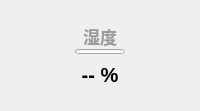
              <widget class="ElevatedCardWidget" name="humidity_card">
               <property name="sizePolicy">
                <sizepolicy hsizetype="Preferred" vsizetype="Preferred">
                 <horstretch>0</horstretch>
                 <verstretch>0</verstretch>
                </sizepolicy>
               </property>
               <property name="minimumSize">
                <size>
                 <width>0</width>
                 <height>60</height>
                </size>
               </property>
               <layout class="QHBoxLayout" name="current_weather_layout_inner_4">
                <property name="spacing">
                 <number>20</number>
                </property>
                <property name="leftMargin">
                 <number>24</number>
                </property>
                <property name="topMargin">
                 <number>24</number>
                </property>
                <property name="rightMargin">
                 <number>24</number>
                </property>
                <property name="bottomMargin">
                 <number>24</number>
                </property>
                <item>
                 <layout class="QVBoxLayout" name="verticalLayout_10">
                  <property name="spacing">
                   <number>9</number>
                  </property>
                  <item>
                   <layout class="QVBoxLayout" name="verticalLayout_35">
                    <property name="spacing">
                     <number>0</number>
                    </property>
                    <item alignment="Qt::AlignHCenter|Qt::AlignVCenter">
                     <widget class="QLabel" name="humidity_label">
                      <property name="font">
                       <font>
                        <family>Microsoft YaHei UI</family>
                        <pointsize>13</pointsize>
                        <bold>true</bold>
                       </font>
                      </property>
                      <property name="styleSheet">
                       <string notr="true">color: rgba(120, 120, 120, 180);
font-weight: bold;</string>
                      </property>
                      <property name="text">
                       <string>湿度</string>
                      </property>
                      <property name="textFormat">
                       <enum>Qt::PlainText</enum>
                      </property>
                      <property name="alignment">
                       <set>Qt::AlignCenter</set>
                      </property>
                      <property name="wordWrap">
                       <bool>true</bool>
                      </property>
                     </widget>
                    </item>
                    <item alignment="Qt::AlignHCenter|Qt::AlignVCenter">
                     <widget class="ProgressBar" name="progressBar_2">
                      <property name="sizePolicy">
                       <sizepolicy hsizetype="Fixed" vsizetype="Fixed">
                        <horstretch>0</horstretch>
                        <verstretch>0</verstretch>
                       </sizepolicy>
                      </property>
                      <property name="minimumSize">
                       <size>
                        <width>0</width>
                        <height>5</height>
                       </size>
                      </property>
                      <property name="maximumSize">
                       <size>
                        <width>50</width>
                        <height>5</height>
                       </size>
                      </property>
                      <property name="styleSheet">
                       <string notr="true"/>
                      </property>
                      <property name="orientation">
                       <enum>Qt::Horizontal</enum>
                      </property>
                      <property name="useAni">
                       <bool>true</bool>
                      </property>
                      <property name="val">
                       <double>0.000000000000000</double>
                      </property>
                     </widget>
                    </item>
                   </layout>
                  </item>
                  <item>
                   <layout class="QVBoxLayout" name="verticalLayout_15">
                    <property name="spacing">
                     <number>0</number>
                    </property>
                    <item>
                     <widget class="StrongBodyLabel" name="humidity_value">
                      <property name="font">
                       <font>
                        <family>Segoe UI</family>
                        <pointsize>15</pointsize>
                        <bold>true</bold>
                        <stylestrategy>PreferDefault</stylestrategy>
                       </font>
                      </property>
                      <property name="text">
                       <string>-- %</string>
                      </property>
                      <property name="alignment">
                       <set>Qt::AlignCenter</set>
                      </property>
                      <property name="wordWrap">
                       <bool>false</bool>
                      </property>
                     </widget>
                    </item>
                   </layout>
                  </item>
                 </layout>
                </item>
               </layout>
              </widget>
